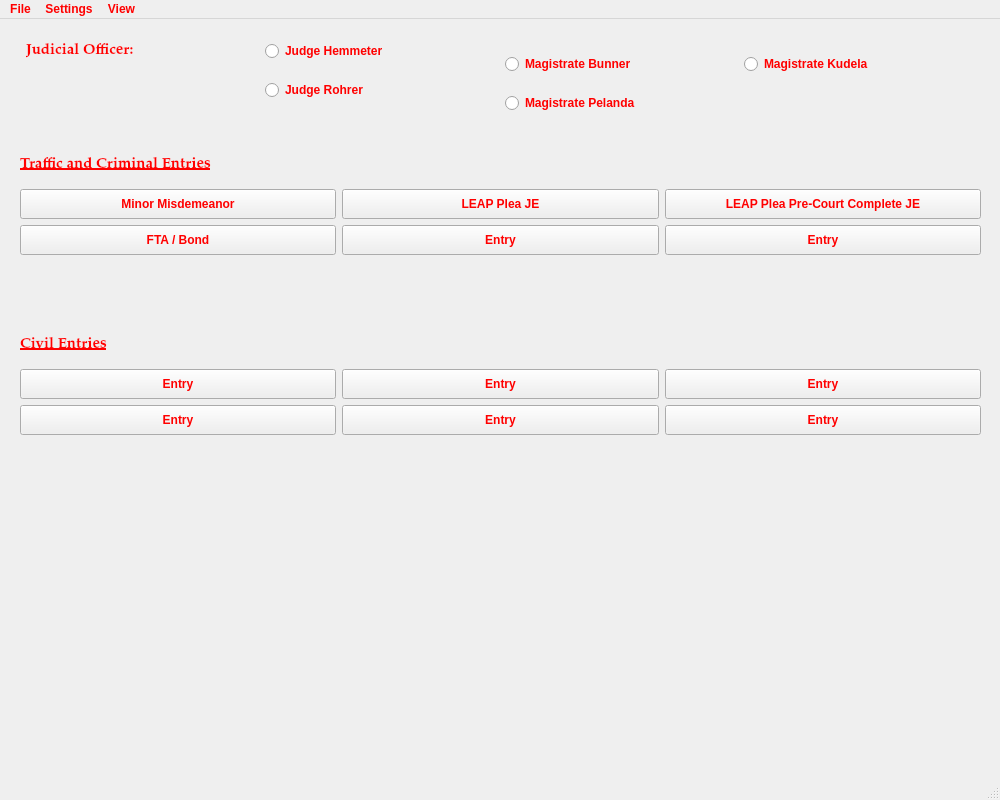
<?xml version="1.0" encoding="UTF-8"?>
<ui version="4.0">
 <class>MainWindow</class>
 <widget class="QMainWindow" name="MainWindow">
  <property name="geometry">
   <rect>
    <x>0</x>
    <y>0</y>
    <width>1000</width>
    <height>800</height>
   </rect>
  </property>
  <property name="minimumSize">
   <size>
    <width>1000</width>
    <height>800</height>
   </size>
  </property>
  <property name="font">
   <font>
    <family>Palatino Linotype</family>
    <pointsize>11</pointsize>
    <weight>75</weight>
    <italic>false</italic>
    <bold>true</bold>
   </font>
  </property>
  <property name="windowTitle">
   <string>MuniEntry - ver 0.2.0</string>
  </property>
  <property name="styleSheet">
   <string notr="true">font: 75 11pt &quot;Palatino Linotype&quot;;
color: rgb(255, 0, 0);
selection-color: rgb(0, 0, 0);
font-weight: bold;</string>
  </property>
  <widget class="QWidget" name="centralwidget">
   <widget class="QLabel" name="label_2">
    <property name="geometry">
     <rect>
      <x>20</x>
      <y>130</y>
      <width>261</width>
      <height>31</height>
     </rect>
    </property>
    <property name="font">
     <font>
      <family>Palatino Linotype</family>
      <pointsize>11</pointsize>
      <weight>75</weight>
      <italic>false</italic>
      <bold>true</bold>
      <underline>true</underline>
     </font>
    </property>
    <property name="text">
     <string>Traffic and Criminal Entries</string>
    </property>
   </widget>
   <widget class="QLabel" name="label_4">
    <property name="geometry">
     <rect>
      <x>20</x>
      <y>310</y>
      <width>171</width>
      <height>31</height>
     </rect>
    </property>
    <property name="font">
     <font>
      <family>Palatino Linotype</family>
      <pointsize>11</pointsize>
      <weight>75</weight>
      <italic>false</italic>
      <bold>true</bold>
      <underline>true</underline>
     </font>
    </property>
    <property name="text">
     <string>Civil Entries</string>
    </property>
   </widget>
   <widget class="QWidget" name="layoutWidget_2">
    <property name="geometry">
     <rect>
      <x>20</x>
      <y>350</y>
      <width>961</width>
      <height>68</height>
     </rect>
    </property>
    <layout class="QGridLayout" name="gridLayout_4">
     <item row="0" column="0">
      <widget class="QPushButton" name="FinalJudgmentEntryButton_11">
       <property name="minimumSize">
        <size>
         <width>120</width>
         <height>30</height>
        </size>
       </property>
       <property name="text">
        <string>Entry</string>
       </property>
      </widget>
     </item>
     <item row="0" column="1">
      <widget class="QPushButton" name="FinalJudgmentEntryButton_12">
       <property name="minimumSize">
        <size>
         <width>120</width>
         <height>30</height>
        </size>
       </property>
       <property name="text">
        <string>Entry</string>
       </property>
      </widget>
     </item>
     <item row="0" column="2">
      <widget class="QPushButton" name="MinorMisdemeanorTrafficButton_3">
       <property name="minimumSize">
        <size>
         <width>120</width>
         <height>30</height>
        </size>
       </property>
       <property name="text">
        <string>Entry</string>
       </property>
      </widget>
     </item>
     <item row="1" column="0">
      <widget class="QPushButton" name="FinalJudgmentEntryButton_13">
       <property name="minimumSize">
        <size>
         <width>120</width>
         <height>30</height>
        </size>
       </property>
       <property name="text">
        <string>Entry</string>
       </property>
      </widget>
     </item>
     <item row="1" column="1">
      <widget class="QPushButton" name="FinalJudgmentEntryButton_14">
       <property name="minimumSize">
        <size>
         <width>120</width>
         <height>30</height>
        </size>
       </property>
       <property name="text">
        <string>Entry</string>
       </property>
      </widget>
     </item>
     <item row="1" column="2">
      <widget class="QPushButton" name="FinalJudgmentEntryButton_15">
       <property name="minimumSize">
        <size>
         <width>120</width>
         <height>30</height>
        </size>
       </property>
       <property name="text">
        <string>Entry</string>
       </property>
      </widget>
     </item>
    </layout>
   </widget>
   <widget class="QWidget" name="layoutWidget">
    <property name="geometry">
     <rect>
      <x>20</x>
      <y>170</y>
      <width>961</width>
      <height>68</height>
     </rect>
    </property>
    <layout class="QGridLayout" name="gridLayout_2">
     <item row="0" column="1">
      <widget class="QPushButton" name="LeapPleaLongButton">
       <property name="minimumSize">
        <size>
         <width>120</width>
         <height>30</height>
        </size>
       </property>
       <property name="text">
        <string>LEAP Plea JE</string>
       </property>
      </widget>
     </item>
     <item row="0" column="2">
      <widget class="QPushButton" name="LeapPleaShortButton">
       <property name="minimumSize">
        <size>
         <width>120</width>
         <height>30</height>
        </size>
       </property>
       <property name="text">
        <string>LEAP Plea Pre-Court Complete JE</string>
       </property>
      </widget>
     </item>
     <item row="0" column="0">
      <widget class="QPushButton" name="MinorMisdemeanorTrafficButton">
       <property name="minimumSize">
        <size>
         <width>120</width>
         <height>30</height>
        </size>
       </property>
       <property name="text">
        <string>Minor Misdemeanor</string>
       </property>
      </widget>
     </item>
     <item row="1" column="0">
      <widget class="QPushButton" name="FTABondButton">
       <property name="minimumSize">
        <size>
         <width>120</width>
         <height>30</height>
        </size>
       </property>
       <property name="text">
        <string>FTA / Bond</string>
       </property>
      </widget>
     </item>
     <item row="1" column="1">
      <widget class="QPushButton" name="FinalJudgmentEntryButton_3">
       <property name="minimumSize">
        <size>
         <width>120</width>
         <height>30</height>
        </size>
       </property>
       <property name="text">
        <string>Entry</string>
       </property>
      </widget>
     </item>
     <item row="1" column="2">
      <widget class="QPushButton" name="FinalJudgmentEntryButton_4">
       <property name="minimumSize">
        <size>
         <width>120</width>
         <height>30</height>
        </size>
       </property>
       <property name="text">
        <string>Entry</string>
       </property>
      </widget>
     </item>
    </layout>
   </widget>
   <widget class="QWidget" name="">
    <property name="geometry">
     <rect>
      <x>26</x>
      <y>22</y>
      <width>951</width>
      <height>72</height>
     </rect>
    </property>
    <layout class="QGridLayout" name="gridLayout">
     <item row="0" column="0">
      <widget class="QLabel" name="label">
       <property name="font">
        <font>
         <family>Palatino Linotype</family>
         <pointsize>11</pointsize>
         <weight>75</weight>
         <italic>false</italic>
         <bold>true</bold>
        </font>
       </property>
       <property name="text">
        <string>Judicial Officer:</string>
       </property>
      </widget>
     </item>
     <item row="0" column="1">
      <widget class="QRadioButton" name="hemmeter_radioButton">
       <property name="text">
        <string>Judge Hemmeter</string>
       </property>
       <attribute name="buttonGroup">
        <string notr="true">buttonGroup</string>
       </attribute>
      </widget>
     </item>
     <item row="0" column="2" rowspan="2">
      <widget class="QRadioButton" name="bunner_radioButton">
       <property name="text">
        <string>Magistrate Bunner</string>
       </property>
       <attribute name="buttonGroup">
        <string notr="true">buttonGroup</string>
       </attribute>
      </widget>
     </item>
     <item row="0" column="3" rowspan="2">
      <widget class="QRadioButton" name="kudela_radioButton">
       <property name="text">
        <string>Magistrate Kudela</string>
       </property>
       <attribute name="buttonGroup">
        <string notr="true">buttonGroup</string>
       </attribute>
      </widget>
     </item>
     <item row="1" column="1" rowspan="2">
      <widget class="QRadioButton" name="rohrer_radioButton">
       <property name="text">
        <string>Judge Rohrer</string>
       </property>
       <attribute name="buttonGroup">
        <string notr="true">buttonGroup</string>
       </attribute>
      </widget>
     </item>
     <item row="2" column="2">
      <widget class="QRadioButton" name="pelanda_radioButton">
       <property name="text">
        <string>Magistrate Pelanda</string>
       </property>
       <attribute name="buttonGroup">
        <string notr="true">buttonGroup</string>
       </attribute>
      </widget>
     </item>
    </layout>
   </widget>
  </widget>
  <widget class="QMenuBar" name="menubar">
   <property name="geometry">
    <rect>
     <x>0</x>
     <y>0</y>
     <width>1000</width>
     <height>31</height>
    </rect>
   </property>
   <widget class="QMenu" name="menuFile">
    <property name="title">
     <string>File</string>
    </property>
    <addaction name="actionOpen"/>
    <addaction name="actionOptions"/>
    <addaction name="actionExit"/>
    <addaction name="separator"/>
    <addaction name="menu_file_exit"/>
   </widget>
   <widget class="QMenu" name="menuSettings">
    <property name="title">
     <string>Settings</string>
    </property>
    <addaction name="actioncontrollers"/>
   </widget>
   <widget class="QMenu" name="menuView">
    <property name="title">
     <string>View</string>
    </property>
   </widget>
   <addaction name="menuFile"/>
   <addaction name="menuSettings"/>
   <addaction name="menuView"/>
  </widget>
  <widget class="QStatusBar" name="statusbar"/>
  <action name="actionOpen">
   <property name="text">
    <string>Open</string>
   </property>
  </action>
  <action name="actionOptions">
   <property name="text">
    <string>Options</string>
   </property>
  </action>
  <action name="actionExit">
   <property name="text">
    <string>Templates</string>
   </property>
  </action>
  <action name="menu_file_exit">
   <property name="text">
    <string>Exit</string>
   </property>
  </action>
  <action name="actionGeneral_Motion_Entry">
   <property name="text">
    <string>General Motion Entry</string>
   </property>
  </action>
  <action name="actionFail_to_Appear_Minor_Traffic_Offense">
   <property name="text">
    <string>Fail to Appear - Minor Traffic Offense</string>
   </property>
  </action>
  <action name="actionOmnibus_Motion_Form">
   <property name="text">
    <string>Omnibus Motion Form</string>
   </property>
  </action>
  <action name="actionJury_Instructions">
   <property name="text">
    <string>Jury Instructions</string>
   </property>
  </action>
  <action name="actioncontrollers">
   <property name="text">
    <string>controllers</string>
   </property>
  </action>
  <action name="actionTemplates">
   <property name="text">
    <string>Templates</string>
   </property>
  </action>
 </widget>
 <resources/>
 <connections/>
 <slots>
  <slot>pushButtonJuryInstructions()</slot>
  <slot>pushButtonTransferEntry()</slot>
  <slot>pushButtonVerdictForm()</slot>
  <slot>pushButtonOmnibusMotion()</slot>
  <slot>pushButtonDialog()</slot>
 </slots>
 <buttongroups>
  <buttongroup name="buttonGroup"/>
 </buttongroups>
</ui>
